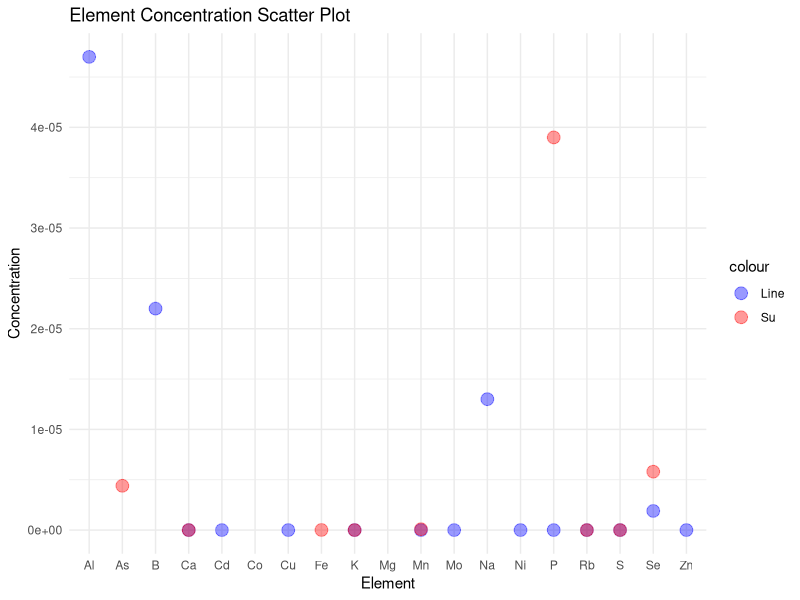

This chart was generated by the following R code:
#ScatterPlot
library(ggplot2)

# A data frame 'df' with the data
df <- data.frame(
  Element = c("B", "Na", "Mg", "Al", "P", "S", "K", "Ca", "Mn", "Fe", "Co", "Ni", "Cu", "Zn", "As", "Se", "Rb", "Mo", "Cd"),
  Line = as.numeric(c("2.2E-05", "1.3E-05", NA, "4.7E-05", "2.9E-12", "6.7E-17", "2.6E-13", "8.7E-14", "2.1E-27", NA, NA, "1.6E-10", "3.3E-23", "2.9E-23", NA, "1.9E-06", "2.7E-32", "1.9E-27", "1.6E-24")),
  Su = as.numeric(c(NA, NA, NA, NA, "3.9E-05", "1.3E-10", "1.2E-16", "2.3E-09", "8.6E-08", "1.2E-08", NA, NA, NA, NA, "4.4E-06", "5.8E-06", "5.4E-11", NA, NA))
)

# Plotting the scatter plot

ggplot(df, aes(x = Element)) +
  geom_point(aes(y = Line, colour = "Line"), size = 4, alpha = 0.4) +
  geom_point(aes(y = Su, colour = "Su"), size = 4, alpha = 0.4) +
  scale_colour_manual(values = c("Line" = "blue", "Su" = "red")) +
  labs(title = "Element Concentration Scatter Plot", x = "Element", y = "Concentration") +
  theme_minimal()

